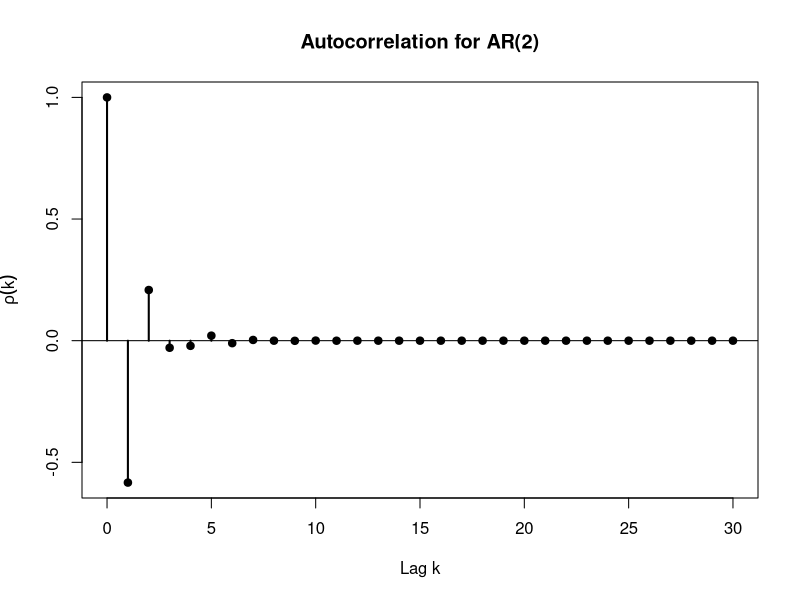

R code for this plot:
rho <- ARMAacf(ar = c(-0.7, -0.2), lag.max = 30)

plot(0:30, rho,
     type = "h", lwd = 2,
     xlab = "Lag k", ylab = expression(rho(k)),
     main = "Autocorrelation for AR(2)")
abline(h = 0)
points(0:30, rho, pch = 19)
